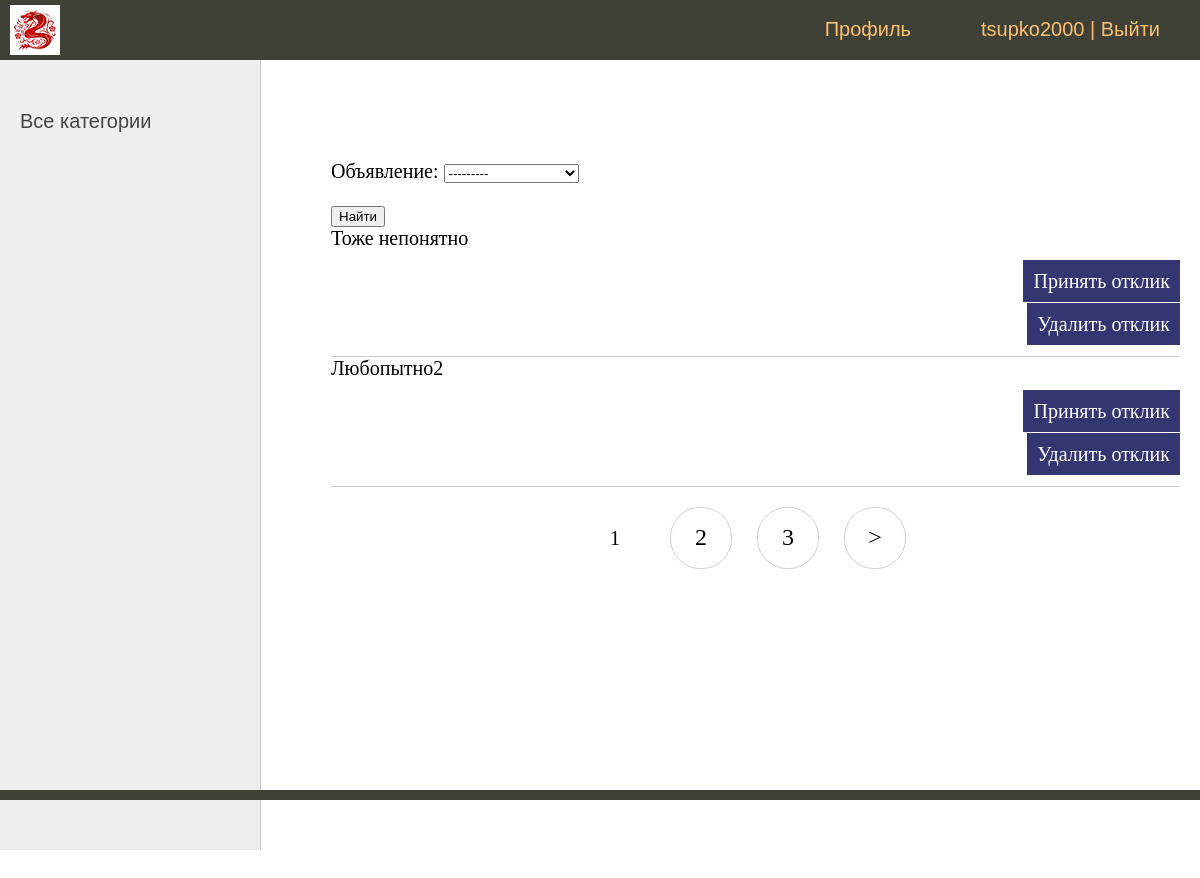
Before: /accounts/profile/ (signed in) with the older database file.
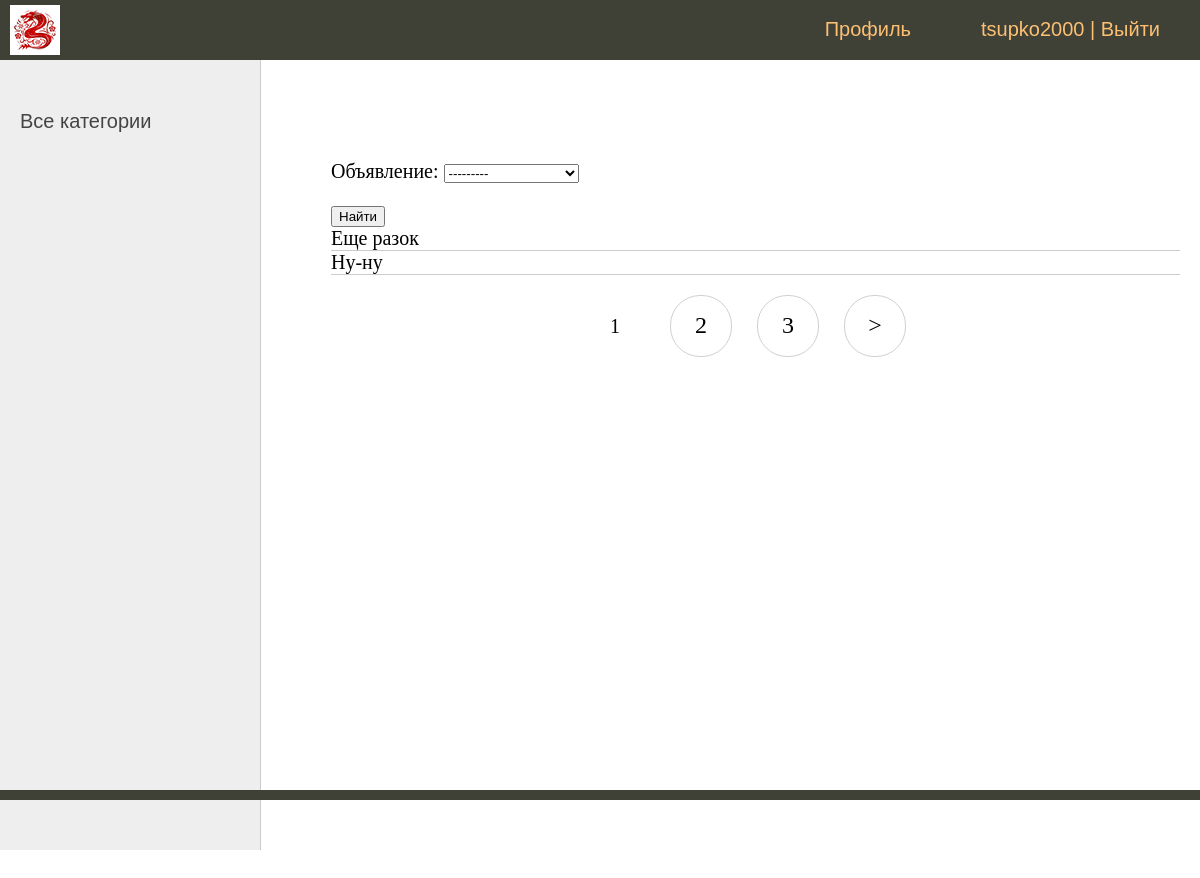
After: the same page with the newer database file.
### board/models.py (models this page shows)
class Comment(models.Model):
    time_in = models.DateTimeField(auto_now_add=True, verbose_name='Время создания')
    reply = models.CharField(max_length=255, verbose_name='Отклик')
    bulletin = models.ForeignKey(Bulletin, on_delete=models.CASCADE, verbose_name='Объявление')
    user = models.ForeignKey(User, on_delete=models.CASCADE, verbose_name='Автор')
    is_accept = models.BooleanField(default=False, verbose_name='Принят')
    class Meta:
        verbose_name = 'Отклик'
        verbose_name_plural = 'Отклики'
        ordering = ['-id']

### board/views.py (the view)
# urls.py: path('accounts/profile/', ProfileList.as_view(), name='profile'),
class ProfileList(DataMixin, ListView):
    model = Comment
    template_name = 'board/profile.html'
    context_object_name = 'comments'
    def get_queryset(self):
        queryset = Comment.objects.filter(bulletin__user=self.request.user.id)
        self.filterset = CommentFilter(self.request.GET, queryset)
        return self.filterset.qs
    def get_context_data(self, **kwargs):
        context = super().get_context_data(**kwargs)
        context['filterset'] = self.filterset
        return context

### board/models.py (called while the page is built)
    def __str__(self):
        return self.title.title()

### board/templates/board/profile.html (shortened to what this page needs)
{% extends 'board/base.html' %}
{% block content %}
<ul class="list-articles">
	<form action="" method="get">
        {{ filterset.form.as_p }}
        <input type="submit" value="Найти" />
   </form>
	{% for c in comments %}
	    <li>
			{{c.reply}}
			{% if not c.is_accept %}
			    <p class="link-read-post"><a href="reply/confirm/{{ c.id }}">Принять отклик</a></p>
                <p class="link-read-post"><a href="reply/delete/{{ c.id }}">Удалить отклик</a></p>
			{% endif %}
		</li>
	{% endfor %}
</ul>
{% endblock %}

### board/templates/board/base.html (shortened to what this page needs)
{% load static %}
{% load board_tags %}
<!DOCTYPE html>
<html>
<head>
	<link type="text/css" href="{% static 'board/css/styles.css' %}" rel="stylesheet" />
</head>
<body>
<table class="table-page" border=0 cellpadding="0" cellspacing="0">
<tr><td valign=top>
{% block mainmenu %}
		<div class="header">
			<ul id="mainmenu" class="mainmenu">
			    <li class="logo"><a href="{% url 'home' %}"><div class="logo"></div></a></li>
				{% if request.user.is_authenticated %}
				    <li class="last"> {{user.username}} | <a href="/accounts/logout/">Выйти</a></li>
				    <li class="last"><a href="/accounts/profile/">Профиль</a></li>
				{% else %}
				    <li class="last"><a href="/accounts/signup/">Регистрация</a> | <a href="/accounts/login/">Войти</a></li>
				{% endif %}
			</ul>
		</div>
{% endblock mainmenu %}
<table class="table-content" border=0 cellpadding="0" cellspacing="0">
<tr>
<td valign="top" class="left-chapters">
	<ul id="leftchapters">
{% if cat_selected == 0 %}
		    <li class="selected">Все категории</li>
{% else %}
		    <li><a href="{% url 'home' %}">Все категории</a></li>
{% endif %}
    </ul>
</td>
<td valign="top" class="content">
<div class="content-text">
{% block content %}
{% endblock %}
{% if page_obj.has_other_pages %}
    <nav class="list-pages">
        <ul>
        {% for p in paginator.page_range %}
		    {% if page_obj.number == p %}
                <li class="page-num page-num-selected">{{ p }}</li>
		    {% elif p >= page_obj.number|add:-2 and p <= page_obj.number|add:2  %}
                <li class="page-num">
                    <a href="?page={{ p }}">{{ p }}</a>
                </li>
		    {% endif %}
        {% endfor %}
        {% if page_obj.has_next %}
            <li class="page-num">
	            <a href="?page={{ page_obj.next_page_number }}">&gt;</a>
            </li>
        {% endif %}
        </ul>
    </nav>
{% endif %}
</div>
</td></tr></table>
</td></tr>
<tr><td valign=top>
	<div id="footer">
	</div>
</td></tr></table>
</body>
</html>

Changed rows visible on the page:
no longer on this page (row unchanged): Comment: reply "Тоже непонятно"
no longer on this page (row unchanged): Comment: reply "Любопытно2"
added Comment: reply "Еще разок"
added Comment: reply "Ну-ну"
